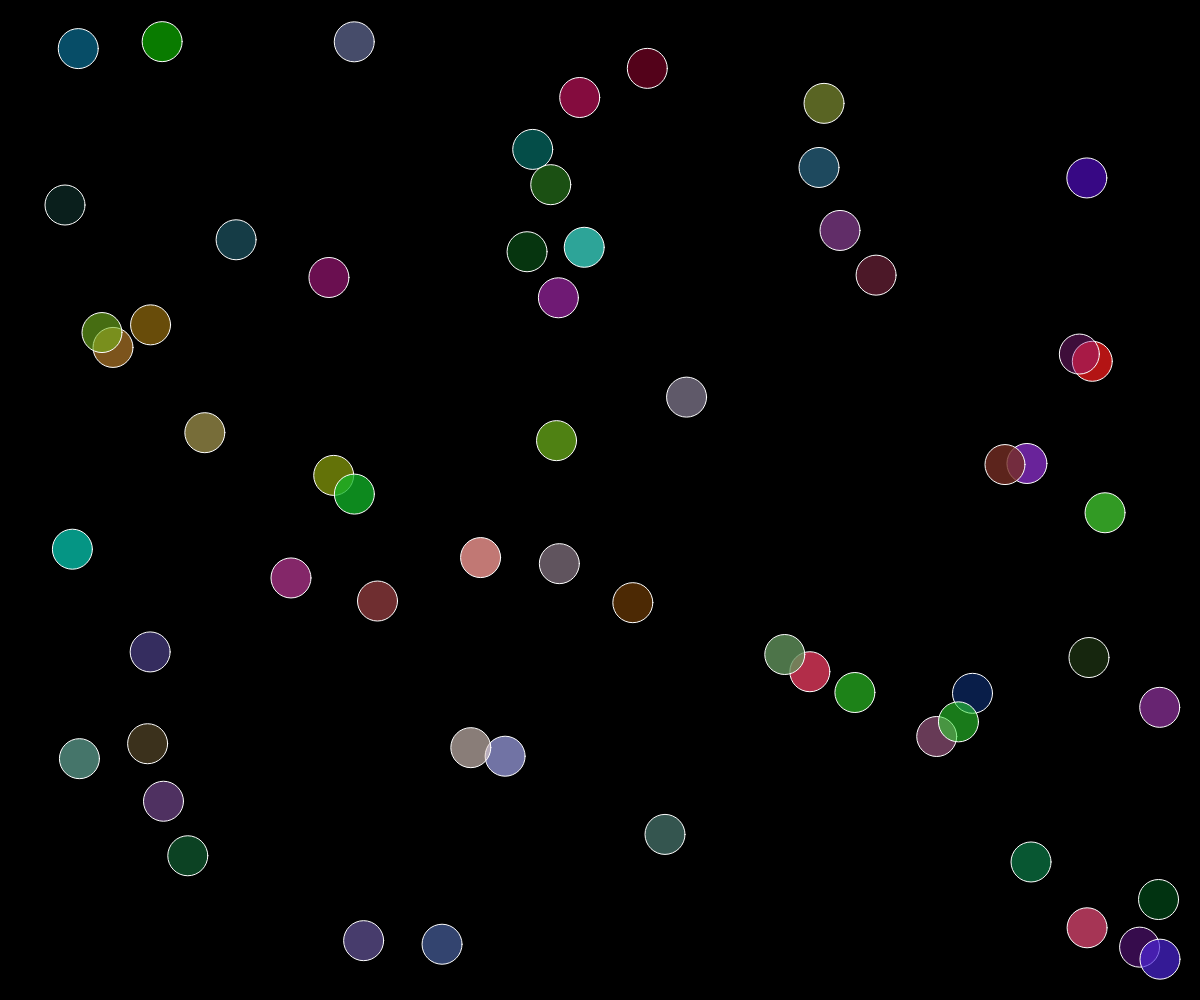
Frame 1 (no input)
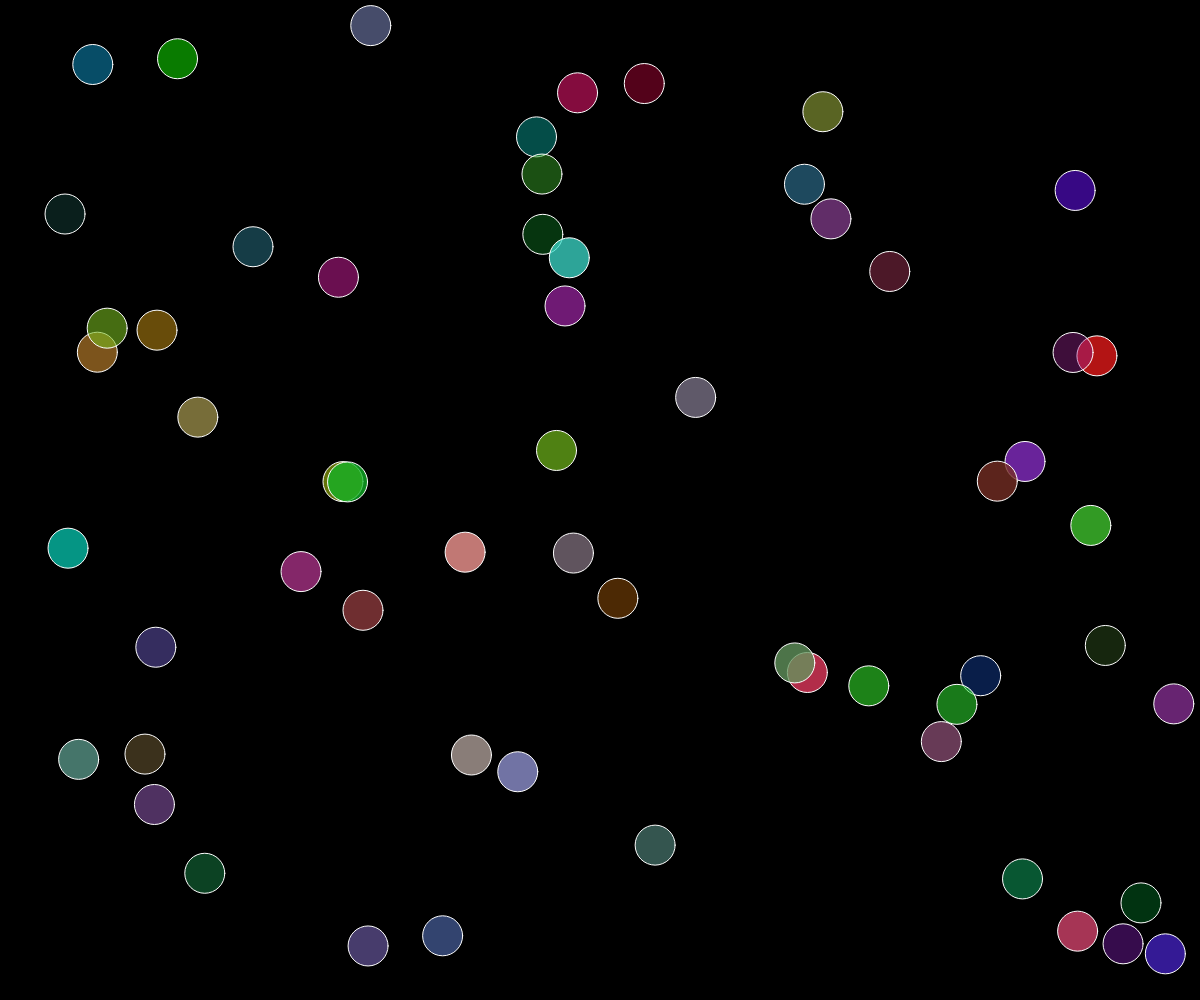
Frame 60 (no input)
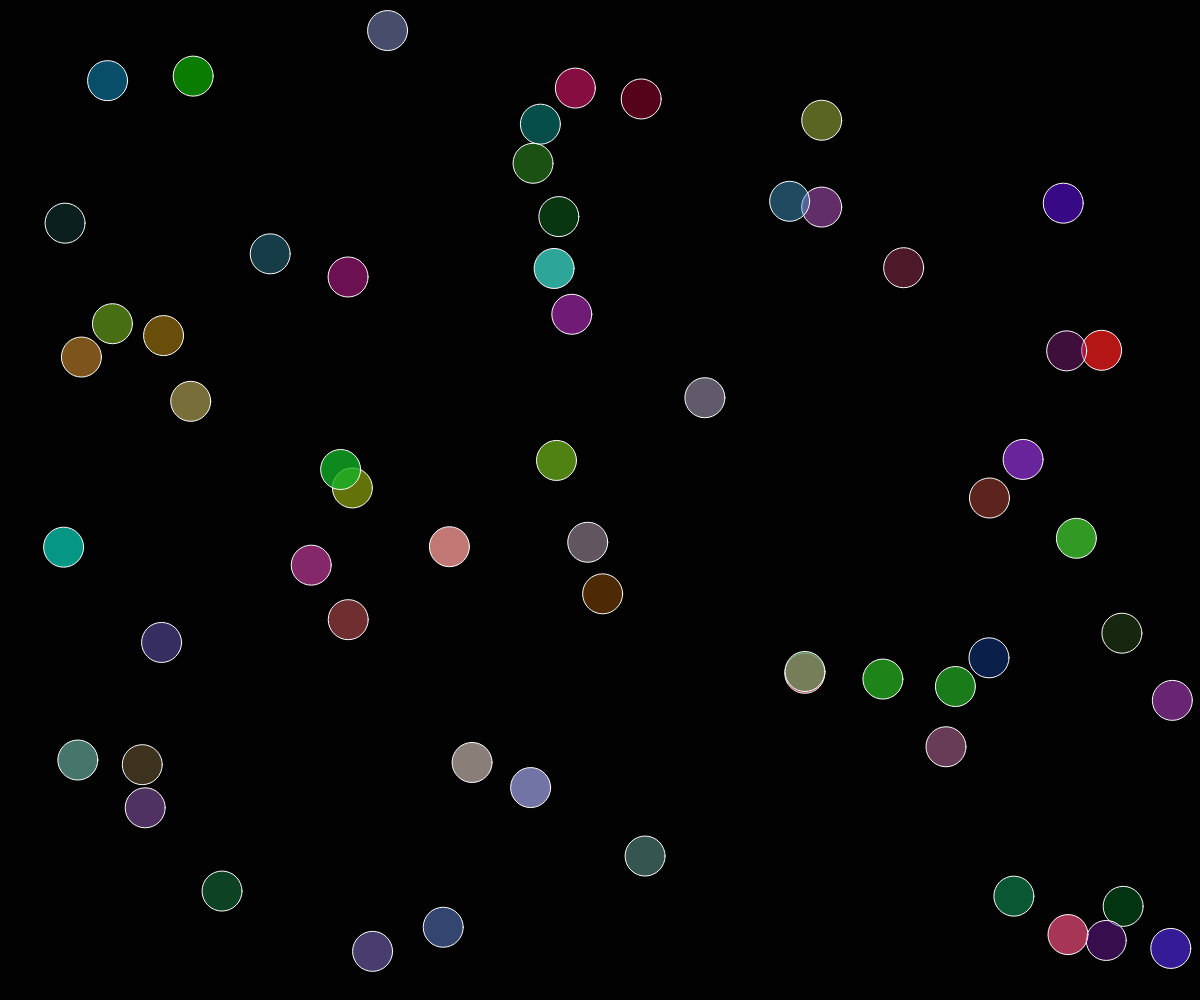
Frame 120 (the mouse pressed at the canvas centre since frame 60)

The p5.js sketch that drew these frames (run headless with seeded random() and noise() and a simulated clock; from frame 60 on, the mouse is pressed at the canvas centre):

// p5.js sketch
// ── sketch.js
var bubbles = []; // Call this grapes
var bounced = false;
var black = 0;
var mult = 1;

function Bubble() { // Call this Orb
  this.d = 40;
  this.x = random(this.d, width-this.d);
  this.y = random(this.d, height-this.d);

  this.clr = [random(255), random(255), random(255), random(100,200)];

  // ()v signals velocity
  var speed = 0.1;
  this.xv = speed*random(-3, 3);
  this.yv = speed*random(-3, 3);

  this.draw = function() {
    fill(this.clr);
    circle(this.x, this.y, this.d);
  }

  this.move = function() {
    this.x += this.xv;
    this.y += this.yv;
    // Not what we wanted WOOHOO!!!

    var acceleration = -1;
    if (this.y <= this.d/2 || this.y >= height-this.d/2) {
      this.yv *= acceleration;
      bounced = true;
    }

    if (this.x <= this.d/2 || this.x >= width-this.d/2) {
      this.xv *= acceleration;
      bounced = true;
    }



  }
}

// Orbs --> new Orb()
// grapes --> grapes[0]

function setup() {
  createCanvas(windowWidth, windowHeight);
  stroke(255);

  for (var i = 0; i < 60; i++) {
    bubbles.push(new Bubble());
  }
}

function draw() {
  if (bounced) {
    black += mult;
    bounced = false;
  }
  background(black);

  if (black == 255){
    mult = -1;
  } else if (black == 0) {
    mult = 1;
  }
  stroke(255 - black);

  for (var i = 0; i < bubbles.length; i++) {
    bubbles[i].draw();
    bubbles[i].move();
  }

}
